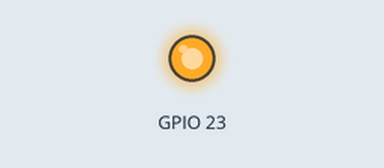
Bench run of a program on a simulated Raspberry Pi (BCM pin numbers). On the bench: output pins drawn as LEDs (lit = HIGH). What the program prints to the terminal is not drawn. At 20.0 s the program stops and its outputs stay as they are.

Above: at 1.0 s.
At 3.0 s:
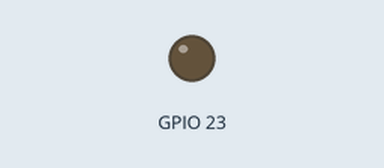
Timing chart, 0 to 5.2 s (numbered marks = the images above):
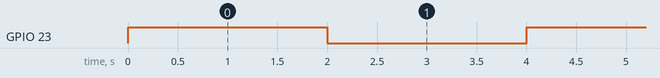

The program:

led.py
```python
import RPi.GPIO as GPIO
import time
GPIO.setmode(GPIO.BCM) #use Broadcom numbers for pin
GPIO.setup(23,GPIO.OUT) #set pin 23 as output
count=0
try:
 while count<5:
  print "Led on"
  GPIO.output(23, GPIO.HIGH) #sets the pin 23 to high, or true
  time.sleep(2)
  GPIO.output(23, GPIO.LOW) #turns light off, sets pin to low or false
  time.sleep(2)
  print "Led Off"
  count += 1
except KeyboardInterrupt:
 #break program with CTRL+C, then the code in finnally will run
 pass
except:
 #Error handling code
 print "Here should be error handling code"
finally:
 GPIO.cleanup()
```

Measured:
- by itself, GPIO 23: alternates HIGH for 2.0 s and LOW for 2.0 s, 10 changes in all, then stays LOW
